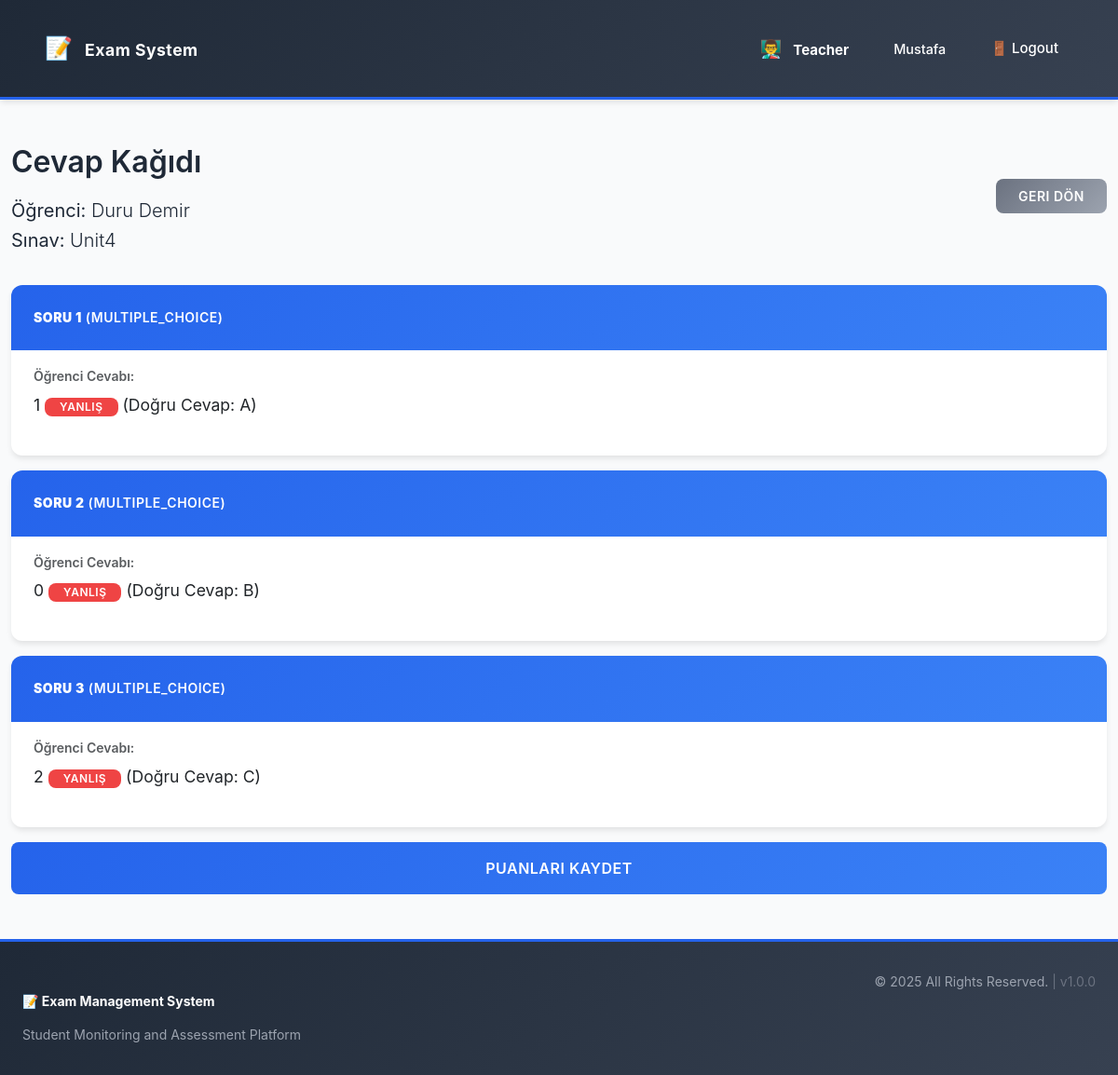
The page /index.php?page=grade_submission&assignment_id=2 (signed in) on the database its author committed.
### tables this page shows
CREATE TABLE exam_assignments (
    id INTEGER PRIMARY KEY AUTOINCREMENT,
    exam_id INTEGER NOT NULL,
    student_id INTEGER NOT NULL,
    start_time DATETIME NULL,
    end_time DATETIME NULL,
    status TEXT CHECK(status IN ('assigned', 'in_progress', 'submitted', 'graded')) NOT NULL DEFAULT 'assigned',
    FOREIGN KEY (exam_id) REFERENCES exams(id) ON DELETE CASCADE,
    FOREIGN KEY (student_id) REFERENCES users(id) ON DELETE CASCADE
);

CREATE TABLE "users" (
    id INTEGER PRIMARY KEY AUTOINCREMENT,
    username VARCHAR(255) NOT NULL UNIQUE,
    password_hash VARCHAR(255) NOT NULL,
    role TEXT CHECK(role IN ('admin', 'teacher', 'student', 'coach')) NOT NULL
);

CREATE TABLE exams (
    id INTEGER PRIMARY KEY AUTOINCREMENT,
    teacher_id INTEGER NOT NULL,
    name VARCHAR(255) NOT NULL,
    question_pdf_url VARCHAR(255) NULL,
    status TEXT CHECK(status IN ('draft', 'published')) NOT NULL DEFAULT 'draft',
    created_at DATETIME DEFAULT CURRENT_TIMESTAMP, subject_id INTEGER,
    FOREIGN KEY (teacher_id) REFERENCES users(id) ON DELETE CASCADE
);

CREATE TABLE exam_questions (
    id INTEGER PRIMARY KEY AUTOINCREMENT,
    exam_id INTEGER NOT NULL,
    question_number INTEGER NOT NULL,
    type TEXT CHECK(type IN ('multiple_choice', 'true_false', 'fill_in_the_blank', 'essay')) NOT NULL,
    -- metadata stores JSON like {"options": ["A", "B", "C"], "answer": "C"} or {"answer": "Some text"}
    metadata TEXT, points INTEGER NOT NULL DEFAULT 10,
    FOREIGN KEY (exam_id) REFERENCES exams(id) ON DELETE CASCADE
);

CREATE TABLE student_answers (
    id INTEGER PRIMARY KEY AUTOINCREMENT,
    assignment_id INTEGER NOT NULL,
    question_id INTEGER NOT NULL,
    answer_text TEXT NULL,
    answer_file_url VARCHAR(255) NULL, score INTEGER NULL,
    FOREIGN KEY (assignment_id) REFERENCES exam_assignments(id) ON DELETE CASCADE,
    FOREIGN KEY (question_id) REFERENCES exam_questions(id) ON DELETE CASCADE
);

### views/teacher/grade_submission.php (the view, shortened to what this page needs)
<?php
$assignment_id = $_GET['assignment_id'];
$teacher_id = $_SESSION['user_id'];
$stmt = $pdo->prepare(
    "SELECT a.id as assignment_id, a.status, e.id as exam_id, e.name as exam_name, u.id as student_id, u.username as student_name
     FROM exam_assignments a
     JOIN exams e ON a.exam_id = e.id
     JOIN users u ON a.student_id = u.id
     WHERE a.id = :assignment_id AND e.teacher_id = :teacher_id"
);
$stmt->execute(['assignment_id' => $assignment_id, 'teacher_id' => $teacher_id]);
$submission_details = $stmt->fetch();
$questions_stmt = $pdo->prepare("SELECT * FROM exam_questions WHERE exam_id = :exam_id ORDER BY question_number");
$questions_stmt->execute(['exam_id' => $submission_details['exam_id']]);
$questions = $questions_stmt->fetchAll(PDO::FETCH_GROUP|PDO::FETCH_UNIQUE);
$answers_stmt = $pdo->prepare("SELECT * FROM student_answers WHERE assignment_id = :assignment_id");
$answers_stmt->execute(['assignment_id' => $assignment_id]);
$student_answers = $answers_stmt->fetchAll(PDO::FETCH_GROUP|PDO::FETCH_UNIQUE);
?>
<!DOCTYPE html>
<html lang="en">
<head>
    <link href="https://cdn.jsdelivr.net/npm/bootstrap@5.3.3/dist/css/bootstrap.min.css" rel="stylesheet">
    <link href="css/style.css" rel="stylesheet">
</head>
<body>
    <?php require __DIR__ . '/../../includes/navbar.php'; ?>
    <div class="container mt-4">
        <div class="d-flex justify-content-between align-items-center mb-3">
            <div>
                <h1>Cevap Kağıdı</h1>
                <p class="lead"><strong>Öğrenci:</strong> <?php echo htmlspecialchars($submission_details['student_name']); ?><br>
                <strong>Sınav:</strong> <?php echo htmlspecialchars($submission_details['exam_name']); ?></p>
            </div>
            <a href="index.php?page=evaluate_submissions&exam_id=<?php echo $submission_details['exam_id']; ?>" class="btn btn-secondary">Geri Dön</a>
        </div>
        <form action="src/teacher/grading_action.php" method="POST">
            <?php foreach ($questions as $qid => $q):
                $answer = $student_answers[$qid] ?? null;
                $q_meta = json_decode($q['metadata'], true);
            ?>
            <div class="card mb-3">
                <div class="card-header"><strong>Soru <?php echo $q['question_number']; ?></strong> (<?php echo $q['type']; ?>)</div>
                <div class="card-body">
                    <h6 class="card-subtitle mb-2 text-muted">Öğrenci Cevabı:</h6>
                    <?php if (!$answer): ?>
                        <p class="text-danger">Bu soru cevaplanmamış.</p>
                    <?php else: ?>
                        <?php if ($q['type'] === 'multiple_choice' || $q['type'] === 'true_false'):
                            $is_correct = ($answer['answer_text'] == $q_meta['answer']);
                        ?>
                            <p style="font-size: 1.1rem;">
                                <?php echo htmlspecialchars($answer['answer_text']); ?>
                                <?php if ($is_correct): ?>
                                    <span class="badge bg-success">Doğru</span>
                                <?php else: ?>
                                    <span class="badge bg-danger">Yanlış</span> (Doğru Cevap: <?php echo htmlspecialchars($q_meta['answer']); ?>)
                                <?php endif; ?>
                            </p>
                        <?php endif; ?>
                    <?php endif; ?>
                </div>
            </div>
            <?php endforeach; ?>
            <div class="d-grid">
                <button type="submit" name="action" value="save_grades" class="btn btn-primary btn-lg">Puanları Kaydet</button>
            </div>
        </form>
    </div>
<?php require __DIR__ . '/../../includes/footer.php'; ?>
</body>
</html>

### css/style.css (style rules this page uses)
:root { --primary: #2563eb; --primary-light: #3b82f6; --primary-dark: #1e40af; --success: #10b981; --success-light: #d1fae5; --danger: #ef4444; --danger-light: #fee2e2; --warning: #f59e0b; --warning-light: #fef3c7; --info: #06b6d4; --info-light: #cffafe; --dark: #1f2937; --dark-light: #374151; --gray: #6b7280; --gray-light: #e5e7eb; --light: #f9fafb; --white: #ffffff; --admin: #8b5cf6; --teacher: #06b6d4; --student: #10b981; --coach: #f59e0b; --spacing-xs: 0.25rem; --spacing-sm: 0.5rem; --spacing-md: 1rem; --spacing-lg: 1.5rem; --spacing-xl: 2rem; --spacing-2xl: 3rem; --radius-sm: 0.375rem; --radius-md: 0.5rem; --radius-lg: 0.75rem; --radius-xl: 1rem; --shadow-sm: 0 1px 2px 0 rgba(0, 0, 0, 0.05); --shadow-md: 0 4px 6px -1px rgba(0, 0, 0, 0.1); --shadow-lg: 0 10px 15px -3px rgba(0, 0, 0, 0.1); --shadow-xl: 0 20px 25px -5px rgba(0, 0, 0, 0.1); }
* { margin: 0; padding: 0; box-sizing: border-box; }
body { font-family: -apple-system, BlinkMacSystemFont, 'Segoe UI', 'Roboto', 'Oxygen', 'Ubuntu', 'Cantarell', sans-serif; color: var(--dark); background-color: var(--light); line-height: 1.6; font-size: 0.9375rem; }
h1, h2, h3, h4, h5, h6 { font-weight: 600; color: var(--dark); margin-top: var(--spacing-lg); margin-bottom: var(--spacing-md); }
h1 { font-size: 2rem; }
h6 { font-size: 0.875rem; }
a { color: var(--primary); text-decoration: none; transition: color 0.2s ease; }
.container-fluid, .container { max-width: 100%; }
.card { border: none; border-radius: var(--radius-lg); box-shadow: var(--shadow-md); transition: all 0.3s ease; overflow: hidden; }
.card-header { background: linear-gradient(135deg, var(--primary) 0%, var(--primary-light) 100%); color: var(--white); border: none; font-weight: 600; padding: var(--spacing-lg); text-transform: uppercase; letter-spacing: 0.5px; font-size: 0.875rem; }
.card-body { padding: var(--spacing-lg); }
.btn { border: none; border-radius: var(--radius-md); font-weight: 600; padding: var(--spacing-sm) var(--spacing-lg); transition: all 0.2s ease; font-size: 0.875rem; text-transform: uppercase; letter-spacing: 0.5px; cursor: pointer; }
.btn-primary { background: linear-gradient(135deg, var(--primary) 0%, var(--primary-light) 100%); color: var(--white); }
.btn-secondary { background: linear-gradient(135deg, var(--gray) 0%, #9ca3af 100%); color: var(--white); }
.btn-lg { padding: var(--spacing-md) var(--spacing-xl); font-size: 1rem; }
.badge { border-radius: var(--radius-md); font-weight: 600; padding: var(--spacing-xs) var(--spacing-md); font-size: 0.75rem; text-transform: uppercase; letter-spacing: 0.5px; }
.bg-danger { background-color: var(--danger) !important; }
.text-muted { color: var(--gray); }
.mt-4 { margin-top: var(--spacing-xl); }
.mb-2 { margin-bottom: var(--spacing-md); }
.mb-3 { margin-bottom: var(--spacing-lg); }
html, body { height: 100%; }
body { display: flex; flex-direction: column; }

### rows shown on the page
exam_assignments: student.username "Duru Demir", exam.name "Unit4"
exam_questions: question_number "1", type "MULTIPLE_CHOICE", metadata "A"
student_answers: answer_text "1"
exam_questions: question_number "2", type "MULTIPLE_CHOICE", metadata "B"
student_answers: answer_text "0"
exam_questions: question_number "3", type "MULTIPLE_CHOICE", metadata "C"
student_answers: answer_text "2"

### other values the page prints
$role_info['icon'] "👨‍🏫"
$role_info['name'] "Teacher"
$_SESSION['username'] "Mustafa"
